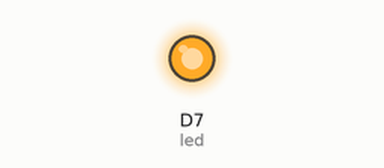
The sketch below on a simulated Particle Photon. Parts: output pins drawn as LEDs (lit = HIGH). Random numbers use the default seed unless the sketch sets one.

Above: at 1.5 s.
At 4.5 s:
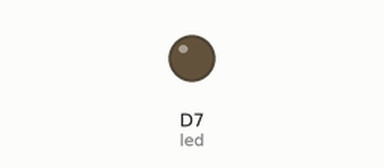
Timing chart, 0 to 7.8 s (numbered marks = the images above):
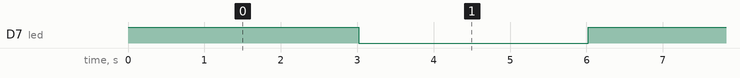

The sketch:

temp.ino
```cpp
int led = D7;

void setup() {
    pinMode(led,OUTPUT);
}

void loop() {
    digitalWrite(led, HIGH);

    String temp = String(random (60,80));
    Particle.publish("temp",temp,PRIVATE);
    delay(3000);

    digitalWrite(led, LOW);
    delay(3000);
}
```

Measured:
- by itself, D7 (led): alternates HIGH for 3.0 s and LOW for 3.0 s
